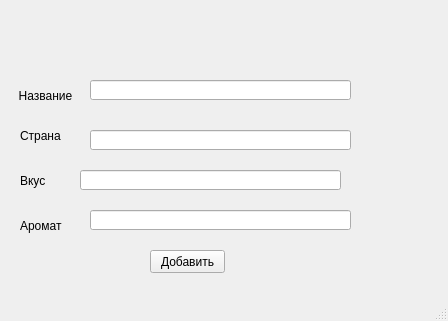
<?xml version="1.0" encoding="UTF-8"?>
<ui version="4.0">
 <class>window</class>
 <widget class="QMainWindow" name="window">
  <property name="geometry">
   <rect>
    <x>0</x>
    <y>0</y>
    <width>448</width>
    <height>321</height>
   </rect>
  </property>
  <property name="windowTitle">
   <string>MainWindow</string>
  </property>
  <widget class="QWidget" name="centralwidget">
   <widget class="QLabel" name="label_2">
    <property name="geometry">
     <rect>
      <x>0</x>
      <y>70</y>
      <width>91</width>
      <height>51</height>
     </rect>
    </property>
    <property name="text">
     <string>Название</string>
    </property>
    <property name="alignment">
     <set>Qt::AlignCenter</set>
    </property>
   </widget>
   <widget class="QLabel" name="label_3">
    <property name="geometry">
     <rect>
      <x>20</x>
      <y>120</y>
      <width>81</width>
      <height>31</height>
     </rect>
    </property>
    <property name="text">
     <string>Страна</string>
    </property>
   </widget>
   <widget class="QLabel" name="label_4">
    <property name="geometry">
     <rect>
      <x>20</x>
      <y>160</y>
      <width>81</width>
      <height>41</height>
     </rect>
    </property>
    <property name="text">
     <string>Вкус</string>
    </property>
   </widget>
   <widget class="QLabel" name="label_5">
    <property name="geometry">
     <rect>
      <x>20</x>
      <y>210</y>
      <width>71</width>
      <height>31</height>
     </rect>
    </property>
    <property name="text">
     <string>Аромат</string>
    </property>
   </widget>
   <widget class="QLineEdit" name="lineEdit_2">
    <property name="geometry">
     <rect>
      <x>90</x>
      <y>80</y>
      <width>261</width>
      <height>20</height>
     </rect>
    </property>
   </widget>
   <widget class="QLineEdit" name="lineEdit_3">
    <property name="geometry">
     <rect>
      <x>90</x>
      <y>130</y>
      <width>261</width>
      <height>20</height>
     </rect>
    </property>
   </widget>
   <widget class="QLineEdit" name="lineEdit_4">
    <property name="geometry">
     <rect>
      <x>80</x>
      <y>170</y>
      <width>261</width>
      <height>20</height>
     </rect>
    </property>
   </widget>
   <widget class="QLineEdit" name="lineEdit_5">
    <property name="geometry">
     <rect>
      <x>90</x>
      <y>210</y>
      <width>261</width>
      <height>20</height>
     </rect>
    </property>
   </widget>
   <widget class="QPushButton" name="pushButton_3">
    <property name="geometry">
     <rect>
      <x>150</x>
      <y>250</y>
      <width>75</width>
      <height>23</height>
     </rect>
    </property>
    <property name="text">
     <string>Добавить</string>
    </property>
   </widget>
  </widget>
  <widget class="QMenuBar" name="menubar">
   <property name="geometry">
    <rect>
     <x>0</x>
     <y>0</y>
     <width>448</width>
     <height>21</height>
    </rect>
   </property>
  </widget>
  <widget class="QStatusBar" name="statusbar"/>
 </widget>
 <resources/>
 <connections/>
</ui>
